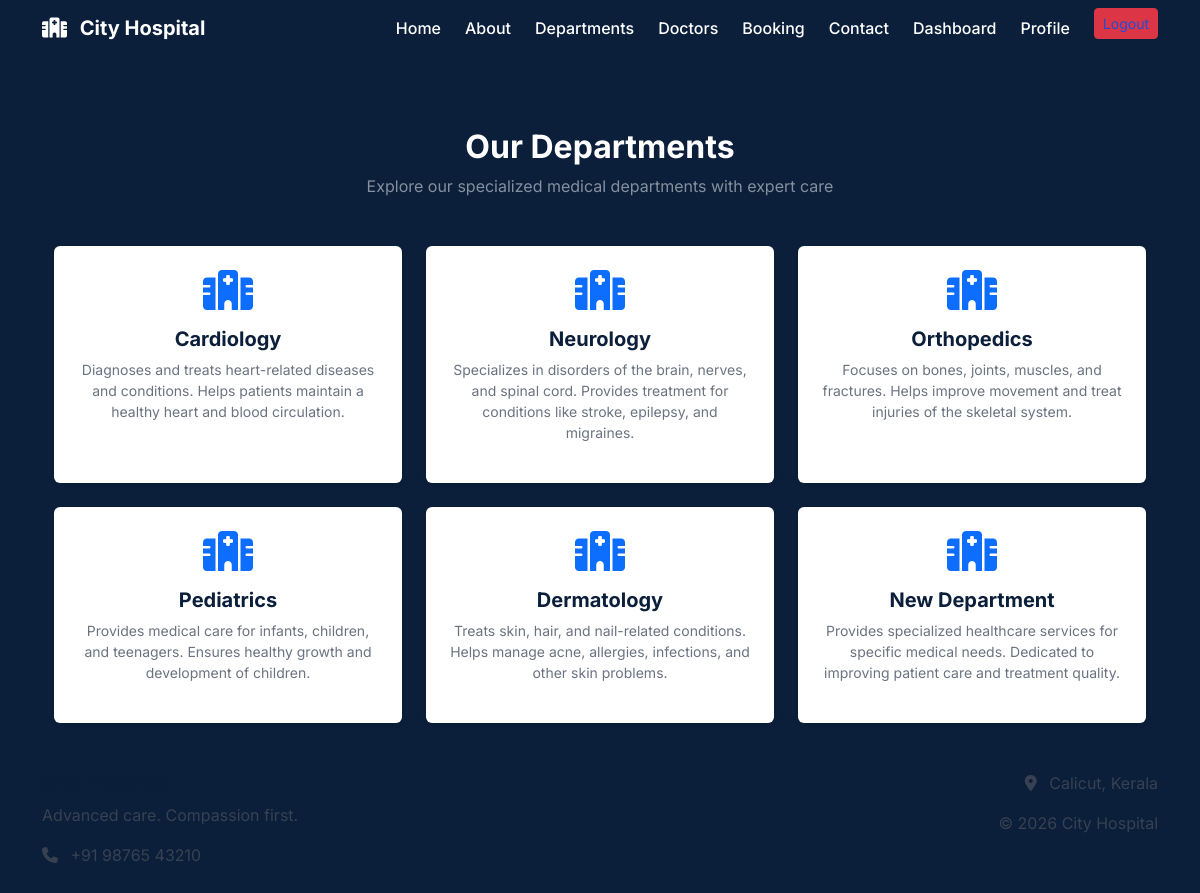
Page /departments/ (signed in) on the committed database.
### home/models.py (models this page shows, shortened)
class Departments(models.Model):
    dep_name = models.CharField(max_length=100)
    dep_description = models.TextField()

### home/views.py (the view)
# urls.py: path('departments/', views.departments, name="departments"),
@login_required(login_url='login')
def departments(request):
    return render(request, 'departments.html', {
        'dept': Departments.objects.all()
    })

### templates/departments.html (shortened to what this page needs)
{% extends 'base.html' %}
{% load static %}
{% block content %}
<div class="container mt-5">
  <div class="text-center mb-5">
    <h2 class="fw-bold text-white">Our Departments</h2>
    <p class="text-white-50">
      Explore our specialized medical departments with expert care
    </p>
  </div>
  <div class="row g-4">
    {% for d in dept %}
    <div class="col-md-4">
      <div class="card department-card h-100 border-0 shadow-sm p-4 text-center">
        <div class="mb-3">
          <i class="fa-solid fa-hospital text-primary"
             style="font-size: 40px;"></i>
        </div>
        <h5 class="fw-bold">{{ d.dep_name }}</h5>
        <p class="text-muted small">
          {{ d.dep_description }}
        </p>
      </div>
    </div>
    {% endfor %}
  </div>
</div>
{% endblock %}

### static/css/style.css (style rules this page uses)
html, body { background-color: #0b1f3a !important; margin: 0; padding: 0; font-family: 'Inter', sans-serif; min-height: 100vh; color: #111827; }
h1, h2, h3, h4, h5, h6 { color: #0b1f3a; }
p { color: #374151; }
.text-muted { color: #6b7280 !important; }
.container, .container-fluid, .row, .table { background: transparent !important; }

### rows in the picture
Departments: dep_name "Cardiology", dep_description "Diagnoses and treats heart-related diseases and conditions. Helps patients maintain a healthy heart and blood circulation."
Departments: dep_name "Neurology", dep_description "Specializes in disorders of the brain, nerves, and spinal cord. Provides treatment for conditions like stroke, epilepsy, and migraines."
Departments: dep_name "Orthopedics", dep_description "Focuses on bones, joints, muscles, and fractures. Helps improve movement and treat injuries of the skeletal system."
Departments: dep_name "Pediatrics", dep_description "Provides medical care for infants, children, and teenagers. Ensures healthy growth and development of children."
Departments: dep_name "Dermatology", dep_description "Treats skin, hair, and nail-related conditions. Helps manage acne, allergies, infections, and other skin problems."
Departments: dep_name "New Department", dep_description "Provides specialized healthcare services for specific medical needs. Dedicated to improving patient care and treatment quality."
